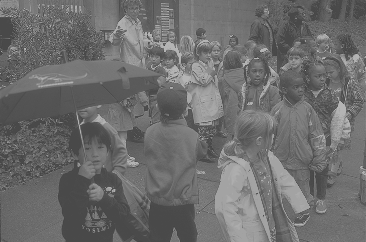
%> input picture Xu_Ly_Anh/Báo Cáo Xử Lý Ảnh_BT3/kids.tif, 366 x 242 px
$ octave lenh5_2.m   (GNU Octave 9; MATLAB toolbox functions it lacks are replaced by stand-ins)
%> lines starting %> are read from the running program, lines starting %| are printed output that depends on the picture
X = imread('kids.tif');
%> X is the input picture: size 242x366 uint8; min 70, max 180, mean 108.6
%hi?n th? ?nh và lý?c ð? xám ban ð?u
figure
imshow(X);
figure
imhist(X);
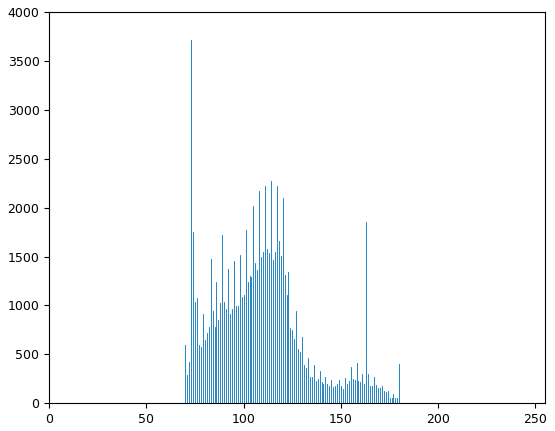
%> figure redrawn from the program's plot data; highest point at x = 73, y = 3712
%cân b?ng lý?c ð? sáng và show ?nh + lý?c ð?
Y = histeq(X);
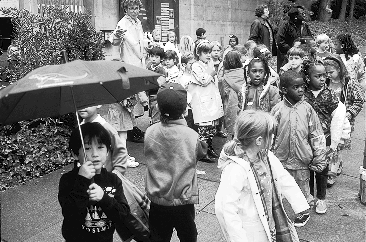
%> Y: size 242x366 uint8; min 0, max 255, mean 127.5
figure
imshow(Y);
figure
imhist(Y);
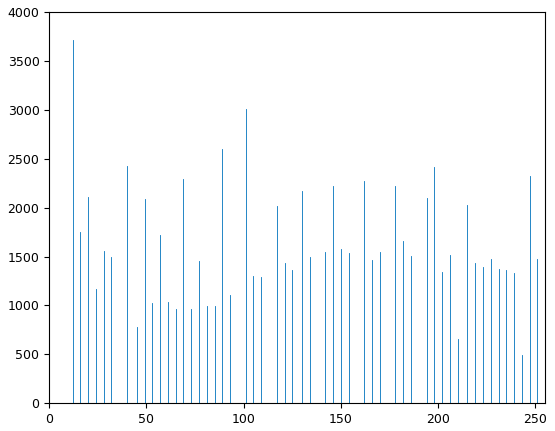
%> figure redrawn from the program's plot data; highest point at x = 12, y = 3712
xmin = min(min(X));
%> xmin = 70
xmax = max(max(X));
%> xmax = 180
